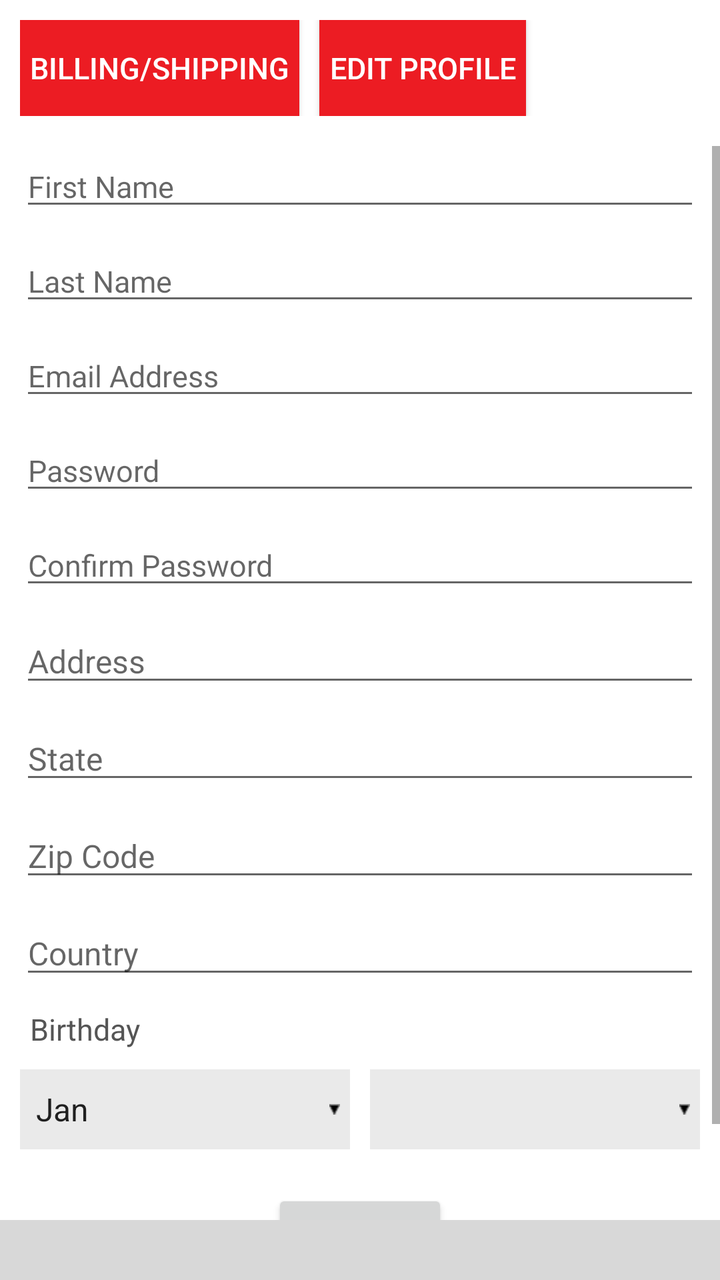
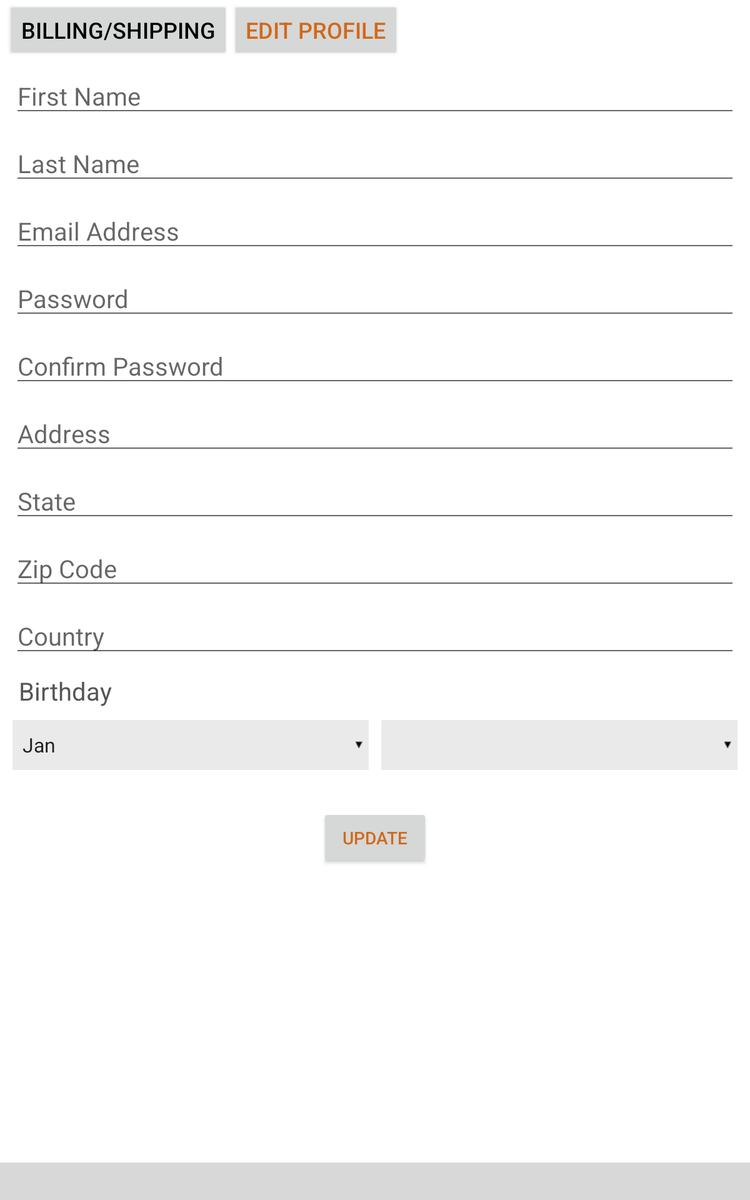

First picture: res/layout/ on a phone held upright. Second picture: the repository's own variant of that layout, on a device whose configuration matches the variant's folder. Source for both follows.
<!-- AndroidManifest.xml: application theme AppTheme -->
<!-- res/layout/profile.xml -->
<RelativeLayout xmlns:android="http://schemas.android.com/apk/res/android"
    android:layout_width="match_parent"
    android:layout_height="wrap_content"
    android:background="#FFFFFF"
    android:orientation="horizontal"
    android:id="@+id/idsetting">


    <RelativeLayout
        android:layout_width="match_parent"
        android:layout_height="wrap_content"
        android:id="@+id/top"
        android:layout_margin="10dp">

        <Button

            android:layout_width="wrap_content"
            android:layout_height="wrap_content"
            android:text="Billing/Shipping"
            android:id="@+id/btnbilling"
            android:textColor="#FFFFFF"
            android:background="@color/btnactiveColor"
            android:textSize="15dp"
            android:padding="5dp"/>

        <Button
            android:layout_width="wrap_content"
            android:layout_height="wrap_content"
            android:text="Edit Profile"
            android:id="@+id/btnprofile"
            android:layout_toRightOf="@+id/btnbilling"
            android:textColor="#FFFFFF"
            android:background="@color/btnactiveColor"
            android:padding="5dp"
            android:textSize="15dp"
            android:layout_marginLeft="10dp"
            />
    </RelativeLayout>
    <RelativeLayout
        android:layout_width="fill_parent"
        android:layout_height="fill_parent"

        android:layout_below="@+id/top">


        <ScrollView
            android:id="@+id/scrollView1"
            android:layout_width="fill_parent"
            android:layout_height="wrap_content"
            android:layout_alignParentTop="true"
            android:layout_above="@+id/footer"
            android:layout_alignParentLeft="true"

            android:layout_marginTop="5dp" >

            <RelativeLayout
                android:id="@+id/relativeLayout3"
                android:layout_width="match_parent"
                android:layout_height="wrap_content"
                android:layout_alignParentLeft="true"
                android:layout_below="@+id/top"
                android:layout_marginLeft="10dp"
                android:layout_marginRight="10dp"
                 >

                <EditText
                    android:id="@+id/edtfname"
                    android:layout_width="match_parent"
                    android:layout_height="wrap_content"
                    android:layout_alignParentLeft="true"
                    android:layout_alignParentTop="true"
                    android:ems="10"
                    android:hint="First Name"
                    android:inputType="textPersonName"
                    android:textColor="#555"
                    android:textSize="15dp" >

                    <requestFocus />
                </EditText>

                <EditText
                    android:id="@+id/edtlname"
                    android:layout_width="match_parent"
                    android:layout_height="wrap_content"
                    android:layout_alignParentLeft="true"
                    android:layout_below="@+id/edtfname"
                    android:layout_marginTop="10dp"
                    android:ems="10"
                    android:hint="Last Name"
                    android:inputType="textPersonName"
                    android:textColor="#555"
                    android:textSize="15dp" />

                <EditText
                    android:id="@+id/edtemail"
                    android:layout_width="match_parent"
                    android:layout_height="wrap_content"
                    android:layout_alignParentLeft="true"
                    android:layout_below="@+id/edtlname"
                    android:layout_marginTop="10dp"
                    android:ems="10"
                    android:hint="Email Address"
                    android:inputType="textEmailAddress"
                    android:textColor="#555"
                    android:textSize="15dp" />

                <EditText
                    android:id="@+id/edtpassword"
                    android:layout_width="match_parent"
                    android:layout_height="wrap_content"
                    android:layout_alignParentLeft="true"
                    android:layout_below="@+id/edtemail"
                    android:layout_marginTop="10dp"
                    android:ems="10"
                    android:hint="Password"
                    android:inputType="textPassword"
                    android:maxLength="10"
                    android:textColor="#555"
                    android:textSize="15dp" />

                <EditText
                    android:id="@+id/edtconfermpassword"
                    android:layout_width="match_parent"
                    android:layout_height="wrap_content"
                    android:layout_alignParentLeft="true"
                    android:layout_below="@+id/edtpassword"
                    android:layout_marginTop="10dp"
                    android:ems="10"
                    android:hint="Confirm Password"
                    android:inputType="textPassword"
                    android:maxLength="10"
                    android:textColor="#555"
                    android:textSize="15dp" />

                <TextView
                    android:id="@+id/confirmerror"
                    android:layout_width="wrap_content"
                    android:layout_height="wrap_content"
                    android:layout_below="@+id/edtconfermpassword"
                    android:layout_marginTop="10dp"
                    android:text="Password not mached"
                    android:textColor="#FF0000"
                    android:textSize="16dp"
                    android:visibility="gone" />
                <EditText
                    android:id="@+id/edtaddress"
                    android:layout_width="match_parent"
                    android:layout_height="wrap_content"
                    android:layout_alignParentLeft="true"
                    android:layout_below="@+id/confirmerror"
                    android:layout_marginTop="10dp"
                    android:ems="10"
                    android:hint="Address"
                    android:inputType="textPersonName"
                    android:textColor="#555"
                    android:textSize="16dp" />
                <EditText
                    android:id="@+id/edtstate"
                    android:layout_width="match_parent"
                    android:layout_height="wrap_content"
                    android:layout_alignParentLeft="true"
                    android:layout_below="@+id/edtaddress"
                    android:layout_marginTop="10dp"
                    android:ems="10"
                    android:hint="State"
                    android:inputType="textPersonName"
                    android:textColor="#555"
                    android:textSize="16dp" />
                <EditText
                    android:id="@+id/edtzipcode"
                    android:layout_width="match_parent"
                    android:layout_height="wrap_content"
                    android:layout_alignParentLeft="true"
                    android:layout_below="@+id/edtstate"
                    android:layout_marginTop="10dp"
                    android:ems="10"
                    android:hint="Zip Code"
                    android:inputType="number"
                    android:maxLength="6"
                    android:textColor="#555"
                    android:textSize="16dp" />
                <EditText
                    android:id="@+id/edtcountry"
                    android:layout_width="match_parent"
                    android:layout_height="wrap_content"
                    android:layout_alignParentLeft="true"
                    android:layout_below="@+id/edtzipcode"
                    android:layout_marginTop="10dp"
                    android:ems="10"
                    android:hint="Country"
                    android:inputType="textPersonName"
                    android:textColor="#555"
                    android:textSize="16dp" />

                <TextView
                    android:id="@+id/textView3"
                    android:layout_width="wrap_content"
                    android:layout_height="wrap_content"
                    android:layout_alignParentLeft="true"
                    android:layout_below="@+id/edtcountry"
                    android:layout_marginTop="10dp"
                    android:paddingLeft="5dp"
                    android:text="Birthday"
                    android:textColor="#555"
                    android:textSize="15dp" />

                <LinearLayout
                    android:layout_width="match_parent"
                    android:layout_height="wrap_content"
                    android:layout_below="@+id/textView3"
                    android:layout_marginTop="10dp"
                    android:id="@+id/rl2">





                    <RelativeLayout
                        android:layout_width="wrap_content"
                        android:layout_height="40dp"
                        android:layout_weight="1"
                        android:layout_marginRight="5dp">
                        <Spinner
                            android:id="@+id/spmonth"
                            android:layout_width="match_parent"
                            android:layout_height="40dp"
                            android:layout_alignParentTop="true"
                            android:background="#eaeaea"
                            android:entries="@array/sp_month"
                            android:spinnerMode="dropdown"
                            android:textColor="#555" />

                        <ImageView
                            android:layout_width="wrap_content"
                            android:layout_height="wrap_content"
                            android:id="@+id/imageView"
                            android:layout_centerVertical="true"
                            android:layout_alignParentRight="true"
                            android:background="@drawable/sparrow"
                            android:layout_marginRight="5dp"/>
                    </RelativeLayout>

                    <RelativeLayout
                        android:layout_width="wrap_content"
                        android:layout_height="40dp"
                        android:layout_weight="1"
                        android:layout_marginLeft="5dp">
                        <Spinner
                            android:id="@+id/spdate"
                            android:layout_width="match_parent"
                            android:layout_height="40dp"
                            android:layout_alignParentTop="true"
                            android:background="#eaeaea"

                            android:textColor="#555" />

                        <ImageView
                            android:layout_width="wrap_content"
                            android:layout_height="wrap_content"
                            android:id="@+id/imageView2"
                            android:layout_centerVertical="true"
                            android:layout_alignParentRight="true"
                            android:background="@drawable/sparrow"
                            android:layout_marginRight="5dp"/>
                    </RelativeLayout>
                </LinearLayout>
                <LinearLayout
                    android:layout_width="match_parent"
                    android:layout_height="wrap_content"
                    android:layout_below="@+id/rl2"
                    android:layout_marginTop="10dp"
                    android:gravity="center"
                    android:orientation="vertical"
                    android:paddingBottom="20dp" >

                    <Button
                        android:id="@+id/btnupdate"
                        android:layout_width="wrap_content"
                        android:layout_height="wrap_content"
                        android:layout_marginTop="10dp"
                        android:text="Update"
                        android:padding="5dp"
                        android:textColor="#d0691b"/>
                </LinearLayout>
            </RelativeLayout>
        </ScrollView>

        <RelativeLayout
            android:id="@+id/footer"
            android:layout_width="match_parent"
            android:layout_height="30dp"
            android:layout_alignParentBottom="true"
            android:background="@color/colorfooter" >
        </RelativeLayout>

    </RelativeLayout>
</RelativeLayout>
<!-- resources referenced by this layout -->
<resources>
  <string-array name="sp_month">
          <item>   Jan</item>
          <item>Feb</item>
          <item>Mar</item>
          <item>Apr </item>
          <item>May</item>
          <item>Jun</item>
          <item>Jul</item>
          <item>Aug</item>
          <item>Sep</item>
          <item>Oct </item>
          <item>Nov</item>
          <item>Dec</item>
      </string-array>
  <color name="btnactiveColor">#ec1c23</color>
  <color name="colorfooter">#d8d8d8</color>
  <!-- drawable sparrow: png bitmap (drawable-hdpi, 1026 bytes) -->
  <style name="AppTheme" parent="Theme.AppCompat.Light.DarkActionBar">
          
          <item name="colorPrimary">@color/colorPrimary</item>
          <item name="colorPrimaryDark">@color/colorPrimaryDark</item>
          <item name="colorAccent">@color/colorAccent</item>
          <item name="windowActionBar">false</item>
          <item name="windowNoTitle">true</item>7
      </style>
  <color name="colorPrimary">#023b1b</color>
  <color name="colorPrimaryDark">#023b1b</color>
  <color name="colorAccent">#FF4081</color>
</resources>
<!-- res/layout-sw600dp/profile.xml (the repository's variant of the layout above) -->
<!-- drawn on a 7-inch tablet held upright -->
<RelativeLayout xmlns:android="http://schemas.android.com/apk/res/android"
    android:layout_width="match_parent"
    android:layout_height="wrap_content"
    android:background="#FFFFFF"
    android:orientation="horizontal"
    android:id="@+id/idsetting">


    <RelativeLayout
        android:layout_width="match_parent"
        android:layout_height="wrap_content"
        android:id="@+id/top"
        android:layout_marginRight="10dp"
        android:layout_marginLeft="5dp">

        <Button

            android:layout_width="wrap_content"
            android:layout_height="wrap_content"
            android:text="Billing/Shipping"
            android:id="@+id/btnbilling"
            android:textColor="#000000"
            android:textSize="18dp"/>

        <Button
            android:layout_width="wrap_content"
            android:layout_height="wrap_content"
            android:text="Edit Profile"
            android:id="@+id/btnprofile"
            android:layout_toRightOf="@+id/btnbilling"
            android:textColor="#d0691b"
            android:textSize="18dp"/>
    </RelativeLayout>
    <RelativeLayout
        android:layout_width="fill_parent"
        android:layout_height="fill_parent"

        android:layout_below="@+id/top">


        <ScrollView
            android:id="@+id/scrollView1"
            android:layout_width="fill_parent"
            android:layout_height="wrap_content"
            android:layout_alignParentTop="true"
            android:layout_above="@+id/footer"
            android:layout_alignParentLeft="true"

            android:layout_marginTop="5dp" >

            <RelativeLayout
                android:id="@+id/relativeLayout3"
                android:layout_width="match_parent"
                android:layout_height="wrap_content"
                android:layout_alignParentLeft="true"

                android:layout_marginLeft="10dp"
                android:layout_marginRight="10dp"
               >

                <EditText
                    android:id="@+id/edtfname"
                    android:layout_width="match_parent"
                    android:layout_height="wrap_content"
                    android:layout_alignParentLeft="true"
                    android:layout_alignParentTop="true"
                    android:ems="10"
                    android:hint="First Name"
                    android:inputType="textPersonName"
                    android:textColor="#555"
                    android:textSize="20dp" >

                    <requestFocus />
                </EditText>

                <EditText
                    android:id="@+id/edtlname"
                    android:layout_width="match_parent"
                    android:layout_height="wrap_content"
                    android:layout_alignParentLeft="true"
                    android:layout_below="@+id/edtfname"
                    android:layout_marginTop="10dp"
                    android:ems="10"
                    android:hint="Last Name"
                    android:inputType="textPersonName"
                    android:textColor="#555"
                    android:textSize="20dp" />

                <EditText
                    android:id="@+id/edtemail"
                    android:layout_width="match_parent"
                    android:layout_height="wrap_content"
                    android:layout_alignParentLeft="true"
                    android:layout_below="@+id/edtlname"
                    android:layout_marginTop="10dp"
                    android:ems="10"
                    android:hint="Email Address"
                    android:inputType="textEmailAddress"
                    android:textColor="#555"
                    android:textSize="20dp" />

                <EditText
                    android:id="@+id/edtpassword"
                    android:layout_width="match_parent"
                    android:layout_height="wrap_content"
                    android:layout_alignParentLeft="true"
                    android:layout_below="@+id/edtemail"
                    android:layout_marginTop="10dp"
                    android:ems="10"
                    android:hint="Password"
                    android:inputType="textPassword"
                    android:maxLength="10"
                    android:textColor="#555"
                    android:textSize="20dp" />

                <EditText
                    android:id="@+id/edtconfermpassword"
                    android:layout_width="match_parent"
                    android:layout_height="wrap_content"
                    android:layout_alignParentLeft="true"
                    android:layout_below="@+id/edtpassword"
                    android:layout_marginTop="10dp"
                    android:ems="10"
                    android:hint="Confirm Password"
                    android:inputType="textPassword"
                    android:maxLength="10"
                    android:textColor="#555"
                    android:textSize="20dp" />

                <TextView
                    android:id="@+id/confirmerror"
                    android:layout_width="wrap_content"
                    android:layout_height="wrap_content"
                    android:layout_below="@+id/edtconfermpassword"
                    android:layout_marginTop="10dp"
                    android:text="Password not mached"
                    android:textColor="#FF0000"
                    android:textSize="20dp"
                    android:visibility="gone" />
                <EditText
                    android:id="@+id/edtaddress"
                    android:layout_width="match_parent"
                    android:layout_height="wrap_content"
                    android:layout_alignParentLeft="true"
                    android:layout_below="@+id/confirmerror"
                    android:layout_marginTop="10dp"
                    android:ems="10"
                    android:hint="Address"
                    android:inputType="textPersonName"
                    android:textColor="#555"
                    android:textSize="20dp" />
                <EditText
                    android:id="@+id/edtstate"
                    android:layout_width="match_parent"
                    android:layout_height="wrap_content"
                    android:layout_alignParentLeft="true"
                    android:layout_below="@+id/edtaddress"
                    android:layout_marginTop="10dp"
                    android:ems="10"
                    android:hint="State"
                    android:inputType="textPersonName"
                    android:textColor="#555"
                    android:textSize="20dp" />
                <EditText
                    android:id="@+id/edtzipcode"
                    android:layout_width="match_parent"
                    android:layout_height="wrap_content"
                    android:layout_below="@+id/edtstate"
                    android:layout_marginTop="10dp"
                    android:ems="10"
                    android:hint="Zip Code"
                    android:inputType="number"
                    android:maxLength="6"
                    android:textColor="#555"
                    android:textSize="20dp" />
                <EditText
                    android:id="@+id/edtcountry"
                    android:layout_width="match_parent"
                    android:layout_height="wrap_content"
                    android:layout_alignParentLeft="true"
                    android:layout_below="@+id/edtzipcode"
                    android:layout_marginTop="10dp"
                    android:ems="10"
                    android:hint="Country"
                    android:inputType="textPersonName"
                    android:textColor="#555"
                    android:textSize="20dp" />

                <TextView
                    android:id="@+id/textView3"
                    android:layout_width="wrap_content"
                    android:layout_height="wrap_content"
                    android:layout_alignParentLeft="true"
                    android:layout_below="@+id/edtcountry"
                    android:layout_marginTop="10dp"
                    android:paddingLeft="5dp"
                    android:text="Birthday"
                    android:textColor="#555"
                    android:textSize="20dp" />

                <LinearLayout
                    android:layout_width="match_parent"
                    android:layout_height="wrap_content"
                    android:layout_below="@+id/textView3"
                    android:layout_marginTop="10dp"
                    android:id="@+id/rl2">

                    <RelativeLayout
                        android:layout_width="wrap_content"
                        android:layout_height="40dp"
                        android:layout_weight="1"
                        android:layout_marginRight="5dp">
                        <Spinner
                            android:id="@+id/spmonth"
                            android:layout_width="match_parent"
                            android:layout_height="40dp"
                            android:layout_alignParentTop="true"
                            android:background="#eaeaea"
                            android:entries="@array/sp_month"
                            android:spinnerMode="dropdown"
                            android:textColor="#555" />

                        <ImageView
                            android:layout_width="wrap_content"
                            android:layout_height="wrap_content"
                            android:id="@+id/imageView"
                            android:layout_centerVertical="true"
                            android:layout_alignParentRight="true"
                            android:background="@drawable/sparrow"
                            android:layout_marginRight="5dp"/>
                    </RelativeLayout>

                    <RelativeLayout
                        android:layout_width="wrap_content"
                        android:layout_height="40dp"
                        android:layout_weight="1"
                        android:layout_marginLeft="5dp">
                        <Spinner
                            android:id="@+id/spdate"
                            android:layout_width="match_parent"
                            android:layout_height="40dp"
                            android:layout_alignParentTop="true"
                            android:background="#eaeaea"

                            android:textColor="#555" />

                        <ImageView
                            android:layout_width="wrap_content"
                            android:layout_height="wrap_content"
                            android:id="@+id/imageView2"
                            android:layout_centerVertical="true"
                            android:layout_alignParentRight="true"
                            android:background="@drawable/sparrow"
                            android:layout_marginRight="5dp"/>
                    </RelativeLayout>
                </LinearLayout>
                <LinearLayout
                    android:layout_width="match_parent"
                    android:layout_height="wrap_content"
                    android:layout_below="@+id/rl2"
                    android:layout_marginTop="20dp"
                    android:gravity="center"
                    android:orientation="vertical"
                    android:paddingBottom="20dp" >

                    <Button
                        android:id="@+id/btnupdate"
                        android:layout_width="wrap_content"
                        android:layout_height="wrap_content"
                        android:layout_marginTop="10dp"
                        android:text="Update"
                        android:padding="5dp"
                        android:textColor="#d0691b"
                         />
                </LinearLayout>
            </RelativeLayout>
        </ScrollView>

        <RelativeLayout
            android:id="@+id/footer"
            android:layout_width="match_parent"
            android:layout_height="30dp"
            android:layout_alignParentBottom="true"
            android:background="@color/colorfooter" >
        </RelativeLayout>

    </RelativeLayout>
</RelativeLayout>
<!-- resources referenced by the variant -->
<!-- as a 7-inch tablet held upright resolves them -->
<resources>
  <string-array name="sp_month">
          <item>   Jan</item>
          <item>Feb</item>
          <item>Mar</item>
          <item>Apr </item>
          <item>May</item>
          <item>Jun</item>
          <item>Jul</item>
          <item>Aug</item>
          <item>Sep</item>
          <item>Oct </item>
          <item>Nov</item>
          <item>Dec</item>
      </string-array>
  <color name="colorfooter">#d8d8d8</color>
  <!-- drawable sparrow: png bitmap (drawable-hdpi, 1026 bytes) -->
  <style name="AppTheme" parent="Theme.AppCompat.Light.DarkActionBar">
          
          <item name="colorPrimary">@color/colorPrimary</item>
          <item name="colorPrimaryDark">@color/colorPrimaryDark</item>
          <item name="colorAccent">@color/colorAccent</item>
          <item name="windowActionBar">false</item>
          <item name="windowNoTitle">true</item>7
      </style>
  <color name="colorPrimary">#023b1b</color>
  <color name="colorPrimaryDark">#023b1b</color>
  <color name="colorAccent">#FF4081</color>
</resources>
